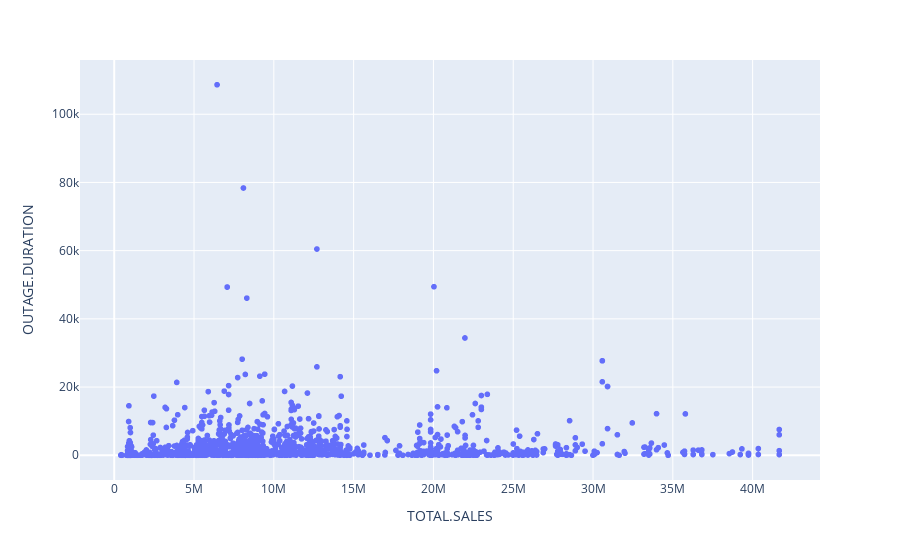

The notebook cell saved with this chart:
### Code cell
duration_vs_sales = px.scatter(relevant, x='TOTAL.SALES', y='OUTAGE.DURATION')
duration_vs_sales.show()

### Figure 1 — Plotly figure (JSON) as saved in the notebook; plotly's stock layout.template omitted (floating-point values rounded to 4 significant figures; data arrays with more than 128 entries replaced by an {"elided": "..."} marker saying what was removed)
{"data": [{"hovertemplate": "TOTAL.SALES=%{x}<br>OUTAGE.DURATION=%{y}<extra></extra>", "legendgroup": "", "marker": {"color": "#636efa", "symbol": "circle"}, "mode": "markers", "name": "", "showlegend": false, "type": "scattergl", "x": {"elided": "1534 int values"}, "xaxis": "x", "y": {"elided": "1534 int values"}, "yaxis": "y"}], "layout": {"legend": {"tracegroupgap": 0}, "margin": {"t": 60}, "xaxis": {"anchor": "y", "domain": [0, 1], "title": {"text": "TOTAL.SALES"}}, "yaxis": {"anchor": "x", "domain": [0, 1], "title": {"text": "OUTAGE.DURATION"}}}}
